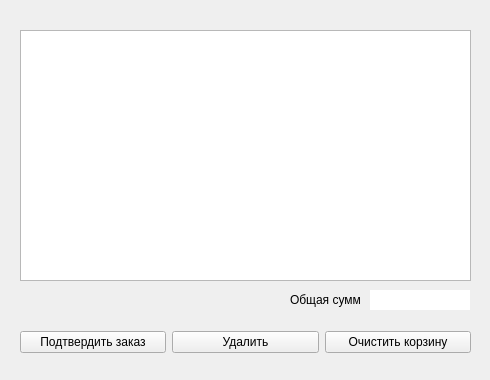
<?xml version="1.0" encoding="UTF-8"?>
<ui version="4.0">
 <class>Cart</class>
 <widget class="QWidget" name="Cart">
  <property name="geometry">
   <rect>
    <x>0</x>
    <y>0</y>
    <width>490</width>
    <height>380</height>
   </rect>
  </property>
  <property name="windowTitle">
   <string>Корзина</string>
  </property>
  <widget class="QTableView" name="tableView">
   <property name="geometry">
    <rect>
     <x>20</x>
     <y>30</y>
     <width>451</width>
     <height>251</height>
    </rect>
   </property>
  </widget>
  <widget class="QWidget" name="layoutWidget">
   <property name="geometry">
    <rect>
     <x>20</x>
     <y>330</y>
     <width>451</width>
     <height>25</height>
    </rect>
   </property>
   <layout class="QHBoxLayout" name="horizontalLayout">
    <item>
     <widget class="QPushButton" name="btn_cart_get_order">
      <property name="cursor">
       <cursorShape>PointingHandCursor</cursorShape>
      </property>
      <property name="text">
       <string>Подтвердить заказ</string>
      </property>
     </widget>
    </item>
    <item>
     <widget class="QPushButton" name="btn_cart_delete">
      <property name="cursor">
       <cursorShape>PointingHandCursor</cursorShape>
      </property>
      <property name="text">
       <string>Удалить</string>
      </property>
     </widget>
    </item>
    <item>
     <widget class="QPushButton" name="btn_cart_clear">
      <property name="cursor">
       <cursorShape>PointingHandCursor</cursorShape>
      </property>
      <property name="text">
       <string>Очистить корзину</string>
      </property>
     </widget>
    </item>
   </layout>
  </widget>
  <widget class="QLabel" name="label_all_rpice">
   <property name="geometry">
    <rect>
     <x>290</x>
     <y>290</y>
     <width>70</width>
     <height>20</height>
    </rect>
   </property>
   <property name="text">
    <string>Общая сумма:</string>
   </property>
  </widget>
  <widget class="QLineEdit" name="lineEdit">
   <property name="geometry">
    <rect>
     <x>370</x>
     <y>290</y>
     <width>100</width>
     <height>20</height>
    </rect>
   </property>
   <property name="frame">
    <bool>false</bool>
   </property>
  </widget>
 </widget>
 <resources/>
 <connections/>
</ui>
